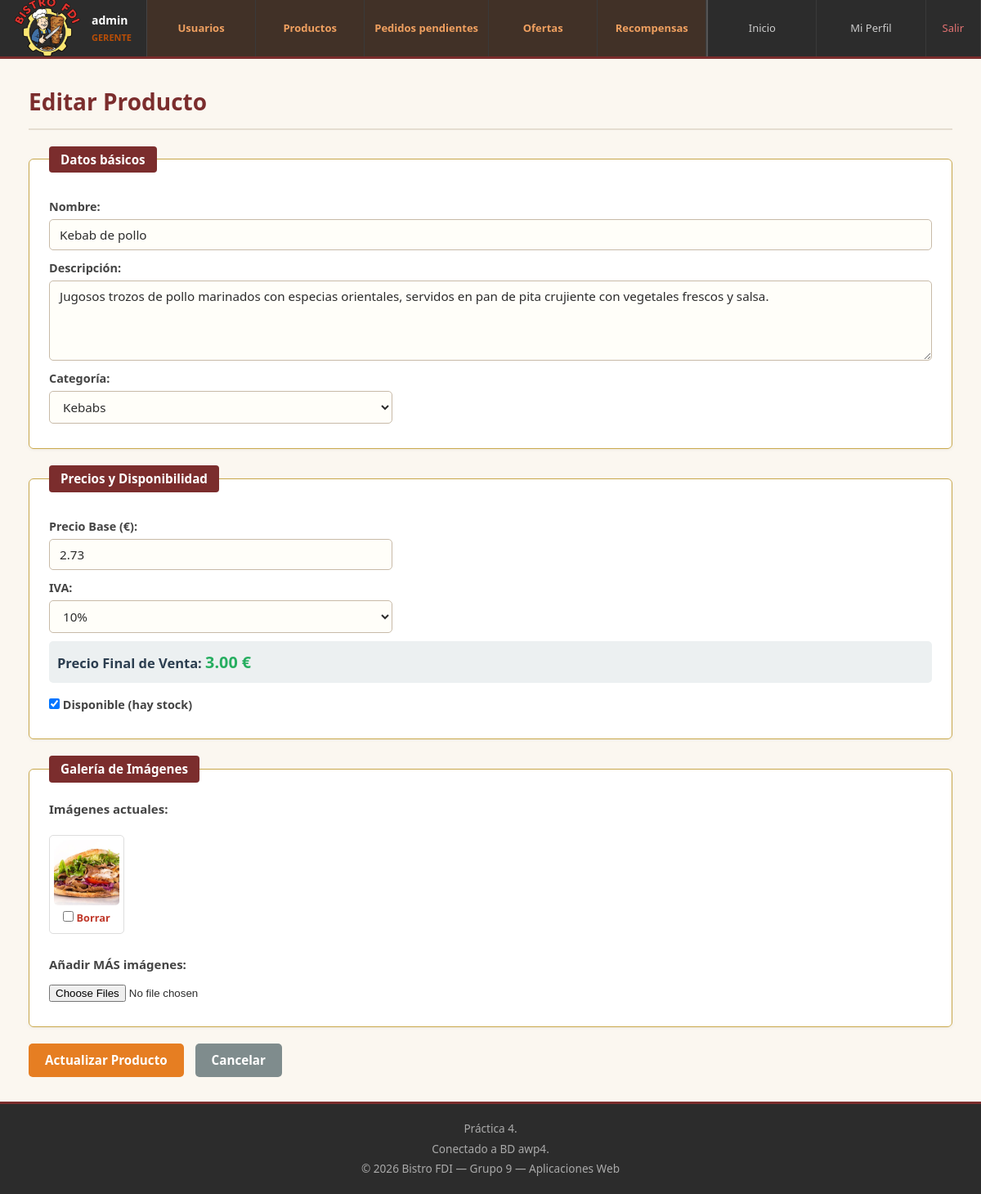
Screenshot of /admin/editar_producto.php?id=1 (signed in) with the database file from the repository.
### tables this page shows
CREATE TABLE `productos` (
  `id` int(11) NOT NULL,
  `nombre` varchar(100) NOT NULL,
  `descripcion` text NOT NULL,
  `id_categoria` int(11) NOT NULL,
  `precio_base` decimal(10,2) NOT NULL,
  `iva` int(11) NOT NULL CHECK (`iva` in (4,10,21)),
  `disponible` tinyint(1) DEFAULT 1,
  `ofertado` tinyint(1) DEFAULT 1
);

CREATE TABLE `producto_imagenes` (
  `id` int(11) NOT NULL,
  `id_producto` int(11) NOT NULL,
  `ruta_imagen` varchar(255) NOT NULL
);

### includes/clases/productos/Producto.php (called while the page is built, shortened)
<?php
class Producto
{
    private $nombre;
    private $descripcion;
    private $id_categoria;
    private $precio_base;
    private $iva;
    private $disponible;
    private $imagenes;
    private function __construct($id, $nombre, $descripcion, $id_categoria, $nombre_categoria, $precio_base, $iva, $disponible, $ofertado, $imagen_principal, $imagenes = [])
    {
        $this->nombre = $nombre;
        $this->descripcion = $descripcion;
        $this->id_categoria = $id_categoria;
        $this->precio_base = $precio_base;
        $this->iva = $iva;
        $this->disponible = $disponible;
        $this->imagenes = $imagenes;
    }
    public function getNombre() { return $this->nombre; }
    public function getDescripcion() { return $this->descripcion; }
    public function getIdCategoria() { return $this->id_categoria; }
    public function getPrecioBase() { return $this->precio_base; }
    public function getIva() { return $this->iva; }
    public function getDisponible() { return $this->disponible; }
    public function getImagenes() { return $this->imagenes; }
    public static function buscaProducto($id)
    {
        $conn = Aplicacion::getInstance()->getConexionBd();
        $stmt = $conn->prepare("SELECT p.*, c.nombre AS nombre_categoria FROM productos p JOIN categorias c ON p.id_categoria = c.id WHERE p.id = ?");
        $stmt->bind_param("i", $id);
        $stmt->execute();
        $row = $stmt->get_result()->fetch_assoc();
        if ($row) {
            $stmt_img = $conn->prepare("SELECT id, ruta_imagen FROM producto_imagenes WHERE id_producto = ? ORDER BY id ASC");
            $stmt_img->bind_param("i", $id);
            $stmt_img->execute();
            $result_img = $stmt_img->get_result();
            $imagenes = [];
            while ($img = $result_img->fetch_assoc()) {
                $imagenes[] = $img;
            }
            return new Producto(
                $row['id'], $row['nombre'], $row['descripcion'], $row['id_categoria'],
                $row['nombre_categoria'], $row['precio_base'], $row['iva'],
                $row['disponible'], $row['ofertado'], $imagenes[0]['ruta_imagen'] ?? null, $imagenes
            );
        }
        return false;
    }
    public static function listaCategorias()
    {
        $conn = Aplicacion::getInstance()->getConexionBd();
        $result = $conn->query("SELECT * FROM categorias");
        $categorias = [];
        if ($result) {
            while ($row = $result->fetch_assoc()) {
                $categorias[] = $row;
            }
        }
        return $categorias;
    }
}

### admin/editar_producto.php (the view, shortened to what this page needs)
<?php
$id = $_GET['id'] ?? null;
$producto = Producto::buscaProducto($id);
$categorias = Producto::listaCategorias();
$opcionesCategoria = "";
foreach ($categorias as $cat) {
    $selected = ($cat['id'] == $producto->getIdCategoria()) ? "selected" : "";
    $opcionesCategoria .= "<option value='{$cat['id']}' {$selected}>{$cat['nombre']}</option>";
}
$ivaOpciones = "";
foreach ([4, 10, 21] as $tipoIva) {
    $selected = ($producto->getIva() == $tipoIva) ? "selected" : "";
    $ivaOpciones .= "<option value='{$tipoIva}' {$selected}>{$tipoIva}%</option>";
}
$checkedDisponible = $producto->getDisponible() ? "checked" : "";
$galeriaHTML = "<div class='galeria-imagenes'>";
$imagenesActuales = $producto->getImagenes();
if (!empty($imagenesActuales)) {
    foreach ($imagenesActuales as $img) {
        $galeriaHTML .= "
        <div class='galeria-item'>
            <img src='../img/productos/{$img['ruta_imagen']}' width='80' height='80'>
            <label class='galeria-borrar'>
                <input type='checkbox' name='eliminar_imagenes[]' value='{$img['id']}'> Borrar
            </label>
        </div>";
    }
} else {
    $galeriaHTML .= "<p class='galeria-vacia'>No hay imágenes asociadas.</p>";
}
$galeriaHTML .= "</div>";
$mensaje = "";
$contenidoPrincipal = "
<h1>Editar Producto</h1>
{$mensaje}
<form id='formEditarProducto' action='../productos/admin_editar_producto.php' method='POST' enctype='multipart/form-data'>
    <input type='hidden' name='id' value='{$producto->getId()}'>
    <fieldset>
        <legend>Datos básicos</legend>
        <div class='form-div'>
            <label>Nombre:</label>
            <input type='text' name='nombre' value='" . htmlspecialchars($producto->getNombre()) . "' required class='input-full'>
        </div>
        <div class='form-div'>
            <label>Descripción:</label>
            <textarea name='descripcion' required rows='4'>" . htmlspecialchars($producto->getDescripcion()) . "</textarea>
        </div>
        <div class='form-div'>
            <label>Categoría:</label>
            <select name='id_categoria' required>{$opcionesCategoria}</select>
        </div>
    </fieldset>
    <fieldset class='fieldset-mt'>
        <legend>Precios y Disponibilidad</legend>
        <div class='form-div'>
            <label>Precio Base (€):</label>
            <input type='number' name='precio_base' id='precio_base' value='{$producto->getPrecioBase()}' step='0.01' min='0' required>
        </div>
        <div class='form-div'>
            <label>IVA:</label>
            <select name='iva' id='iva' required>{$ivaOpciones}</select>
        </div>
        <div class='precio-calculado-box'>
            <span class='precio-calculado-label'>
                <strong>Precio Final de Venta:
                    <span id='precio_final_display' class='precio-calculado-valor'>0.00 €</span>
                </strong>
            </span>
        </div>
        <div class='form-div'>
            <label>
                <input type='checkbox' name='disponible' value='1' {$checkedDisponible}>
                Disponible (hay stock)
            </label>
        </div>
    </fieldset>
    <fieldset class='fieldset-mt'>
        <legend>Galería de Imágenes</legend>
        <p><strong>Imágenes actuales:</strong></p>
        {$galeriaHTML}
        <p class='mt-15'><strong>Añadir MÁS imágenes:</strong></p>
        <input type='file' id='imagenes_input' name='imagenes[]' accept='image/*' multiple>
    </fieldset>
    <div class='mt-15'>
        <button type='submit' class='btn-naranja btn-lg'>Actualizar Producto</button>
        <a href='productos.php' class='ml-10'>
            <button type='button' class='btn-secundario btn-lg'>Cancelar</button>
        </a>
    </div>
</form>
<script>
function actualizarPrecioFinal() {
    let base  = parseFloat(document.getElementById('precio_base').value) || 0;
    let iva   = parseFloat(document.getElementById('iva').value) || 0;
    let total = base + (base * (iva / 100));
    document.getElementById('precio_final_display').innerText = total.toFixed(2) + ' €';
}
document.addEventListener('DOMContentLoaded', function() {
    document.getElementById('precio_base').addEventListener('input', actualizarPrecioFinal);
    document.getElementById('iva').addEventListener('change', actualizarPrecioFinal);
    actualizarPrecioFinal();
    activarValidacion('formEditarProducto', {
        nombre:        ['requerido', ['minLen', 2], ['maxLen', 100]],
        descripcion:   ['requerido', ['minLen', 5]],
        id_categoria:  ['requerido'],
        precio_base:   ['requerido', 'numeroPositivo'],
        'imagenes[]':  [['imagenes', 5, 2]]
    });
    previsualizarImagenes(
        document.getElementById('imagenes_input'),
        document.getElementById('preview-imagenes')
    );
});
</script>";
require RAIZ_APP . '/vistas/plantillas/plantilla.php';

### CSS/estilo.css (style rules this page uses)
*, *::before, *::after { box-sizing: border-box; margin: 0; padding: 0; }
body { font-family: 'Segoe UI', Tahoma, Geneva, Verdana, sans-serif; font-size: 15px; line-height: 1.6; color: #2C2C2C; background-color: #FBF7F0; min-height: 100vh; margin: 0; padding: 0; }
main h1 { font-size: 1.75rem; font-weight: 700; color: #7B2D2D; margin-bottom: 20px; padding-bottom: 10px; border-bottom: 2px solid #E5DDD0; }
main p { margin-bottom: 10px; color: #444; }
main a { color: #7B2D2D; text-decoration: none; font-weight: 500; }
.mt-15 { margin-top: 15px; }
.ml-10 { margin-left: 10px; }
button, a.boton, input[type="submit"] { display: inline-block; padding: 8px 18px; border-radius: 5px; font-size: 0.9rem; font-family: inherit; font-weight: 600; cursor: pointer; border: none; text-decoration: none; transition: background-color 0.18s, transform 0.1s; line-height: 1.4; }
button[type="submit"], input[type="submit"] { background-color: #7B2D2D; color: #fff; }
.btn-secundario { background-color: #7f8c8d !important; color: white !important; border: none !important; }
.btn-naranja { background-color: #e67e22 !important; color: white !important; border: none !important; }
.btn-lg { padding: 10px 20px !important; font-size: 0.95rem !important; }
fieldset { border: 1px solid #C9A84C; border-radius: 6px; padding: 20px 24px; margin-bottom: 20px; background-color: #fff; box-shadow: 0 1px 4px rgba(0,0,0,0.06); }
.fieldset-mt { margin-top: 10px; }
legend { color: #fff; background-color: #7B2D2D; border: none; border-radius: 4px; padding: 4px 14px; font-weight: 600; font-size: 0.95rem; }
fieldset div { margin: 10px 0; }
.form-div { margin-bottom: 10px; }
label { display: block; margin-bottom: 4px; font-weight: 600; color: #444; font-size: 0.9rem; }
input[type="text"], input[type="email"], input[type="password"], input[type="number"], input[type="date"], input[type="search"], select, textarea { display: block; width: 100%; max-width: 420px; padding: 8px 12px; border: 1px solid #C8BAA8; border-radius: 5px; font-size: 0.95rem; font-family: inherit; color: #2C2C2C; background-color: #FFFEF9; transition: border-color 0.2s, box-shadow 0.2s; }
textarea { min-height: 90px; resize: vertical; max-width: 100%; }
.input-full { max-width: 100% !important; width: 100% !important; }
.precio-calculado-box { margin-bottom: 15px; padding: 10px; background-color: #ecf0f1; border-radius: 5px; }
.precio-calculado-label { font-size: 1.1em; color: #2c3e50; }
.precio-calculado-valor { color: #27ae60; font-size: 1.2em; }
.galeria-imagenes { display: flex; gap: 15px; flex-wrap: wrap; margin-bottom: 10px; }
.galeria-item { text-align: center; background: #fff; padding: 5px; border: 1px solid #ddd; border-radius: 5px; }
.galeria-item img { object-fit: cover; border-radius: 5px; display: block; margin-bottom: 5px; }
.galeria-borrar { font-size: 0.85em; color: #c0392b; cursor: pointer; }

### rows the page displays
productos: nombre "Kebab de pollo", descripcion "Jugosos trozos de pollo marinados con especias orientales, servidos en pan de pita crujiente con vegetales frescos y salsa.", precio_base "2.73"
producto_imagenes: ruta_imagen (picture)

### other values shown
$nombreActual "admin"
$rolActual "GERENTE"
form field id_categoria "Kebabs"
form field iva "10%"
